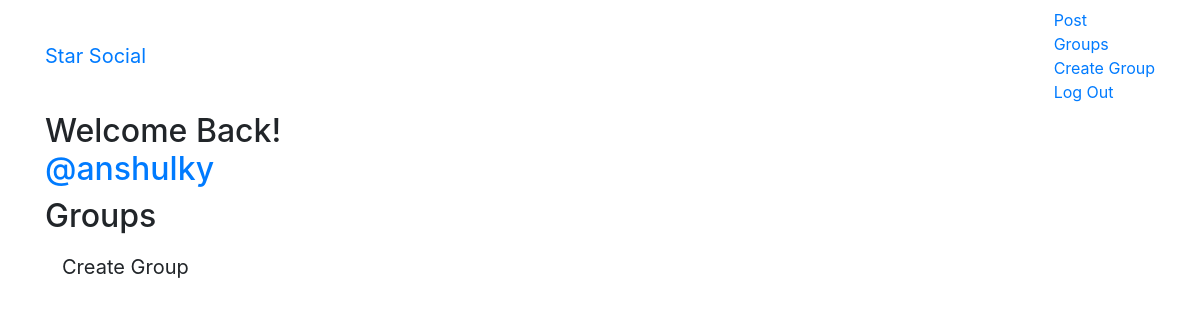
The page /groups/ (signed in) on the database as committed earlier.
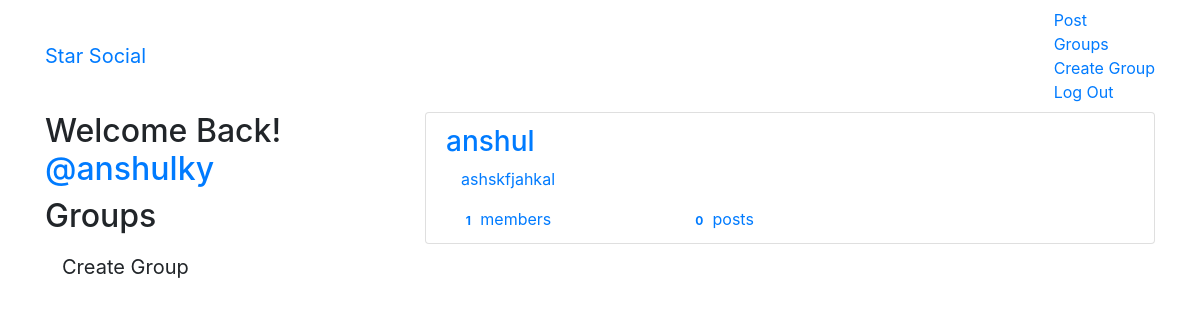
The same page on the database as committed later.
### groups/models.py (models this page shows, shortened)
class Group(models.Model):
    name = models.CharField(max_length=255, unique=True)
    slug = models.SlugField(allow_unicode=True, unique=True)
    description = models.TextField(blank=True, default='')
    description_html = models.TextField(editable=False, default='',blank=True)
    members = models.ManyToManyField(User, through='GroupMember')
    class Meta:
        ordering = ['name']

### groups/views.py (the view)
# urls.py: path('', views.ListGroups.as_view(), name = 'all'),
class ListGroups(generic.ListView):
    model = Group

### groups/templates/groups/group_list.html
{% extends "groups/group_base.html" %}
{% block pregroup %}
    <div class="col-md-4">
        <div class="content">
            {% if user.is_authenticated %}
                <h2>Welcome Back!
                    <a href="{% url 'posts:for_user' username=user.username %}">@{{user.username }}</a>
                </h2>
            {% endif %}
        <h2>Groups</h2>
        </div>
        {% if user.is_authenticated %}
        <a href="{% url 'groups:create' %}" class="btn btn-lg">Create Group</a>
        {% endif %}
    </div>
{% endblock %}
{% block group_content %}
    <div class="col-md-8">
        <div class="list-group">
            {% for group in object_list %}
                <a class="list-group-item" href="{% url 'groups:single' slug=group.slug %}">
                <h3 class="title list-group-item-heading">{{ group.name }}</h3>
                <div class="list-group-item-text container-fluid">
                    {{ group.description_html|safe }}
                    <div class="row">
                        <div class="col-md-4">
                            <span class="badge">{{ group.members.count }}</span>
                            members{{ group.members.count|pluralize }}
                        </div>
                        <div class="col-md-4">
                            <span class="badge">{{ group.posts.count }}</span>
                            post{{ group.posts.count|pluralize }}
                        </div>
                    </div>
                </div>
                </a>
            {% endfor %}
        </div>
    </div>
{% endblock %}

### groups/templates/groups/group_base.html (shortened to what this page needs)
{% extends "base.html" %}
{% block content_block %}
    <div class="container">
        <div class="row">
            {% block pregroup %}{% endblock %}
            {% block group_content %}{% endblock %}
        </div>
    </div>
{% endblock %}

### templates/base.html (shortened to what this page needs)
<!DOCTYPE html>
{% load static %}
<html>
<head>
    <link rel="stylesheet" href="https://stackpath.bootstrapcdn.com/bootstrap/4.5.2/css/bootstrap.min.css">
    <link rel="stylesheet" href="{% static 'social_clone/css/master.css' %}">
</head>
<body>
    <nav class="navbar mynav" role="navigation" id="navbar">
        <div class="container">
            <a class="navbar-brand mynav" href="{% url 'home' %}">Star Social</a>
            <ul class="nav navbar-nav navbar-right">
                {% if user.is_authenticated %}
                    <li><a href="{% url 'posts:create' %}">Post</a></li>
                    <li><a href="{% url 'groups:all' %}">Groups</a></li>
                    <li><a href="{% url 'groups:create' %}">Create Group</a></li>
                    <li><a href="{% url 'accounts:logout' %}">Log Out</a></li>
                {% else %}
                    <li><a href="{% url 'groups:all' %}">Groups</a></li>
                    <li><a href="{% url 'accounts:login' %}">Login</a></li>
                    <li><a href="{% url 'accounts:signup' %}">SignUp</a></li>
                {% endif %}
            </ul>
        </div>
    </nav>
    {% block content_block %}
    {% endblock %}
</body>
</html>

Rows that differ between the two databases and show on the page:
added Group: name "anshul", description_html "ashskfjahkal", members.count "1", posts.count "0"
